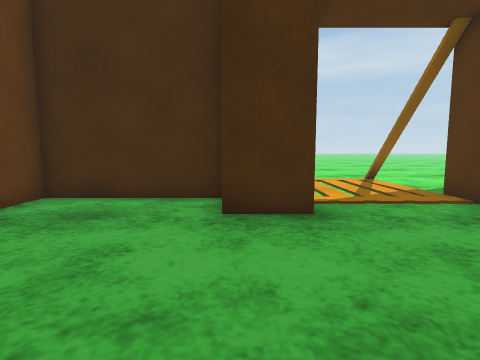
[1] (above)

14 first-person views from a walk through a 3-D level made in the Unity game engine. The camera is 0.57 m above the floor, tilts 6° down and sees 80° across. The floor is counted in squares, 0.5 m on a side. Each view is taken from the middle of a square. On the plan, view 1 faces up. The plan holds only what a view shows up to about 12 squares ahead; the rest is blank. The place goes on beyond the plan. Surface patterns are stand-ins for the level's own textures.

[2]
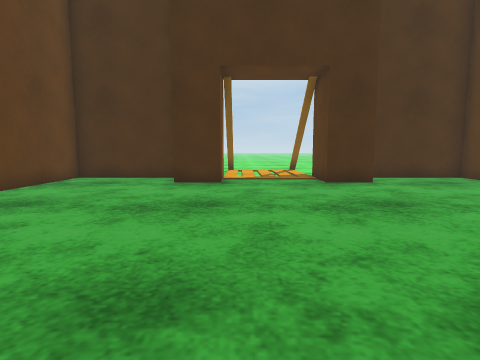

[3]
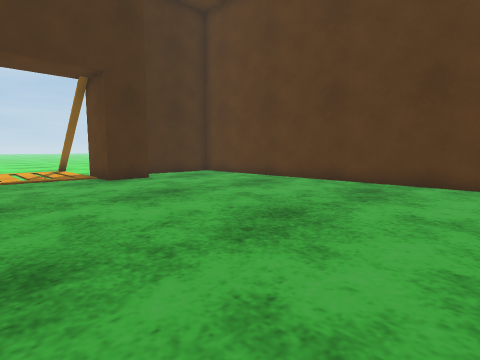

[4]
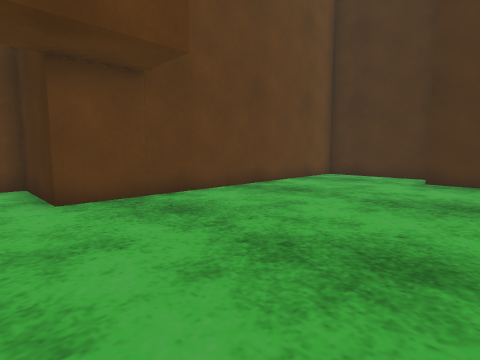

[5]
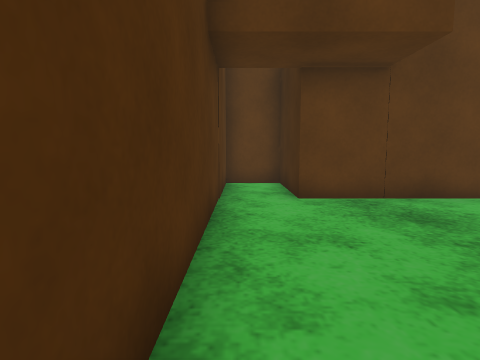

[6]
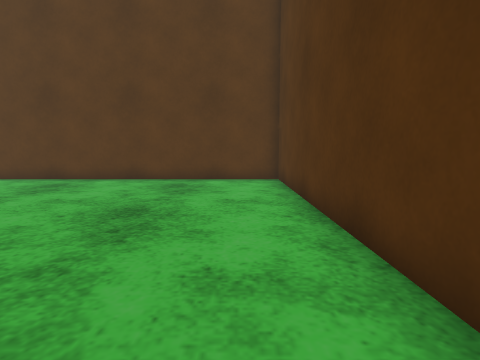

[7]
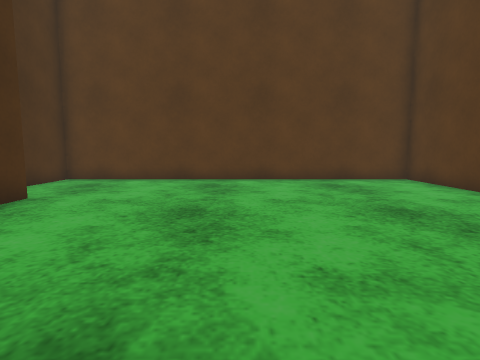

[8]
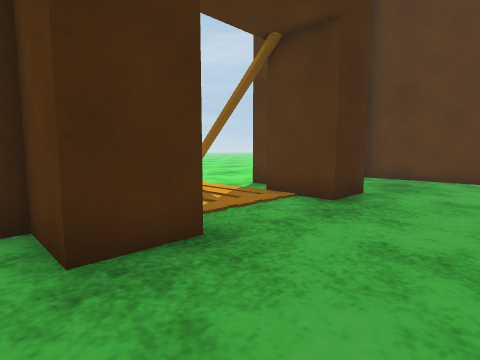

[9]
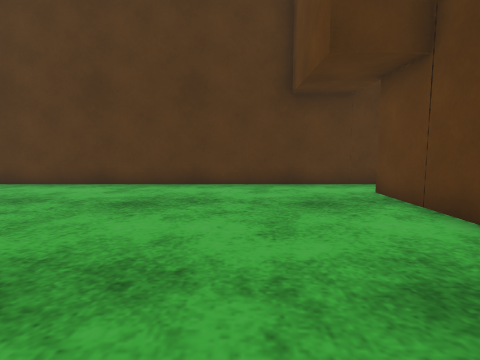

[10]
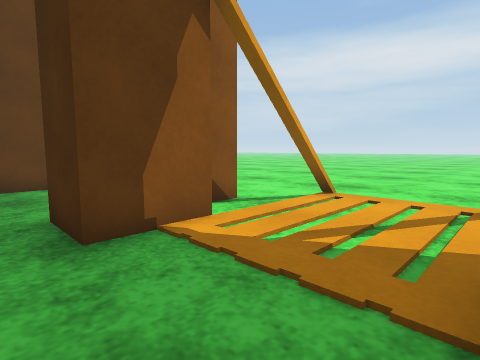

[11]
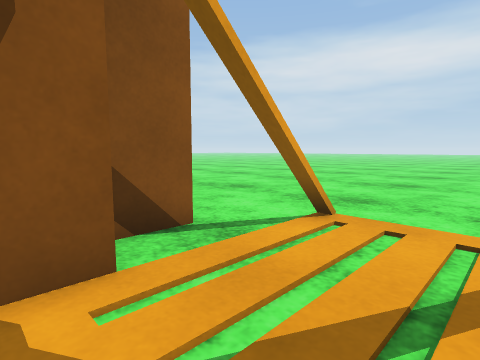

[12]
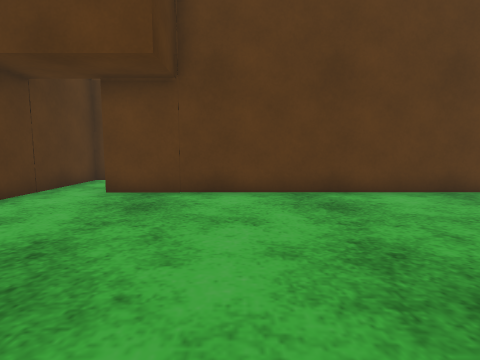

[13]
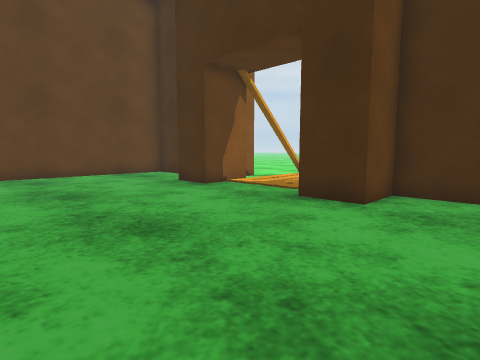

[14]
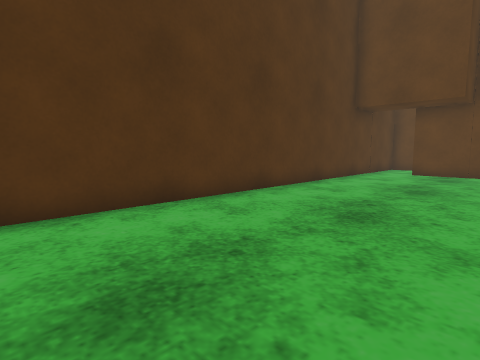

### Floor plan
Key: @ floor where view 1 was taken; # wall or solid block; . main floor; : floor 0.05 m higher than the main floor; v drop or lower ground; T thing the floor can be seen under or through; O other object.
Columns run from 8 left of view 1 to 11 right of it. Each row starts with its distance up from view 1.
 18        ......
 17       .......
 16      ........
 15     .........
 14    ..........
 13    ..........
 12     .............
 11      ............
 10       ... T::v..
  9         T T::O.
  8         T..::.#
  7    ###### .::#  ####
  6    #....##.::###...#
  5    #....##...###...#
  4    #...............#
  3    #...............#
  2    #...............#
  1    #...............#
  0    #....@..........#
 -1    #...............#
 -2    #...............#
 -3    #...............#
 -4 ####...............#
 -5 #..................#
 -6 #..................#
 -7 ####################

Positions as (right, up) in squares from view 1, and headings:
1: (0, 0), facing up
2: (2, -5), facing up
3: (1, -6), facing up-right
4: (2, -6), facing up-left
5: (2, -6), facing left
6: (0, -5), facing right
7: (0, 0), facing right
8: (-1, 2), facing up-right
9: (-1, 3), facing down
10: (5, 4), facing up-left
11: (4, 6), facing up-left
12: (3, -1), facing left
13: (9, -1), facing up-left
14: (10, -1), facing down-left
